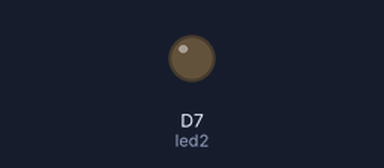
Simulated run of this sketch. Board: ESP8266 (NodeMCU). Parts: output pins drawn as LEDs (lit = HIGH).

Above: at 0.2 s.
At 10.5 s:
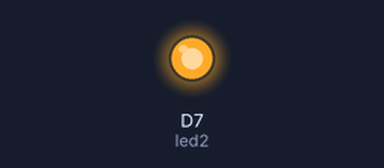
Timing chart, 0 to 16.9 s (numbered marks = the images above):
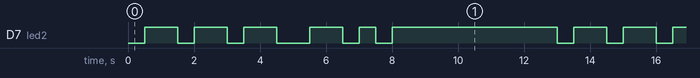

The sketch:

BlinkName.ino
```cpp
// ------------
// Blink an LED
// ------------

/*-------------

We've heavily commented this code for you. If you're a pro, feel free to ignore it.

Comments start with two slashes or are blocked off by a slash and a star.
You can read them, but your device can't.
It's like a secret message just for you.

Every program based on Wiring (programming language used by Arduino, and Particle devices) has two essential parts:
setup - runs once at the beginning of your program
loop - runs continuously over and over

You'll see how we use these in a second.

This program will blink an led on and off every second.
It blinks the D7 LED on your Particle device. If you have an LED wired to D0, it will blink that LED as well.

-------------*/


// First, we're going to make some variables.
// This is our "shorthand" that we'll use throughout the program:

//int led1 = D6; // Instead of writing D0 over and over again, we'll write led1
// You'll need to wire an LED to this one to see it blink.

int led2 = D7; // Instead of writing D7 over and over again, we'll write led2
// This one is the little blue LED on your board. On the Photon it is next to D7, and on the Core it is next to the USB jack.

// Having declared these variables, let's move on to the setup function.
// The setup function is a standard part of any microcontroller program.
// It runs only once when the device boots up or is reset.

void setup() {

	// We are going to tell our device that D0 and D7 (which we named led1 and led2 respectively) are going to be output
	// (That means that we will be sending voltage to them, rather than monitoring voltage that comes from them)

	// It's important you do this here, inside the setup() function rather than outside it or in the loop function.

	//pinMode(led1, OUTPUT);
	pinMode(led2, OUTPUT);

}

// Next we have the loop function, the other essential part of a microcontroller program.
// This routine gets repeated over and over, as quickly as possible and as many times as possible, after the setup function is called.
// Note: Code that blocks for too long (like more than 5 seconds), can make weird things happen (like dropping the network connection).  The built-in delay function shown below safely interleaves required background activity, so arbitrarily long delays can safely be done if you need them.

void loop() {
	// To blink the LED, first we'll turn it on...
	//digitalWrite(led1, HIGH);

	// Andrew in morse code
	// A = short, long
	// n = long, short
	// d = long, short, short
	// r = short, long, short
	// e = short
	// w = short, long, long

	// A
	digitalWrite(led2, HIGH);
	digitalWrite(led2, LOW);
	delay(500);
	digitalWrite(led2, HIGH);
	delay(1000);
	digitalWrite(led2, LOW);
	delay(500);

	// n
	digitalWrite(led2, HIGH);
	delay(1000);
	digitalWrite(led2, LOW);
	digitalWrite(led2, HIGH);
	digitalWrite(led2, LOW);
	delay(500);

	// d
	digitalWrite(led2, HIGH);
	delay(1000);
	digitalWrite(led2, LOW);
	delay(500);
	digitalWrite(led2, HIGH);
	digitalWrite(led2, LOW);
	delay(500);
	digitalWrite(led2, HIGH);
	delay(1000);
	digitalWrite(led2, LOW);
	delay(500);

	// r
	digitalWrite(led2, HIGH);
	delay(500);
	digitalWrite(led2, LOW);
	delay(500);
	digitalWrite(led2, HIGH);
	delay(1000);
	digitalWrite(led2, LOW);
	digitalWrite(led2, HIGH);
	delay(500);
	digitalWrite(led2, LOW);

	// e
	digitalWrite(led2, HIGH);
	delay(500);
	digitalWrite(led2, LOW);

	// w
	digitalWrite(led2, HIGH);
	delay(1000);
	digitalWrite(led2, LOW);
	digitalWrite(led2, HIGH);
	delay(1000);
	digitalWrite(led2, LOW);
	digitalWrite(led2, HIGH);
	delay(1000);
	digitalWrite(led2, LOW);


}
```

Measured:
- by itself, D7 (led2): repeats every 13.0 s: 2 × (LOW 0.50 s, HIGH 1.0 s), LOW 1.0 s, HIGH 1.0 s, LOW 0.50 s, HIGH 0.50 s, LOW 0.50 s, HIGH 5.0 s, LOW 0.50 s, HIGH 1.0 s
- by itself, everything shown: repeats every 13.0 s, in 12 steps
